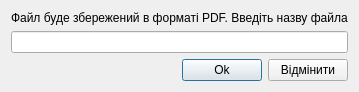
<?xml version="1.0" encoding="UTF-8"?>
<ui version="4.0">
 <class>FileName</class>
 <widget class="QDialog" name="FileName">
  <property name="geometry">
   <rect>
    <x>0</x>
    <y>0</y>
    <width>328</width>
    <height>90</height>
   </rect>
  </property>
  <property name="sizePolicy">
   <sizepolicy hsizetype="Preferred" vsizetype="Fixed">
    <horstretch>0</horstretch>
    <verstretch>0</verstretch>
   </sizepolicy>
  </property>
  <property name="windowTitle">
   <string>Назва файла</string>
  </property>
  <layout class="QGridLayout" name="gridLayout">
   <item row="0" column="0">
    <layout class="QVBoxLayout" name="verticalLayout">
     <item>
      <widget class="QLabel" name="label">
       <property name="text">
        <string>Файл буде збережений в форматі PDF. Введіть назву файла</string>
       </property>
      </widget>
     </item>
     <item>
      <widget class="QLineEdit" name="lineEdit"/>
     </item>
     <item>
      <layout class="QHBoxLayout" name="horizontalLayout">
       <item>
        <spacer name="horizontalSpacer">
         <property name="orientation">
          <enum>Qt::Horizontal</enum>
         </property>
         <property name="sizeHint" stdset="0">
          <size>
           <width>40</width>
           <height>20</height>
          </size>
         </property>
        </spacer>
       </item>
       <item>
        <widget class="QPushButton" name="ok">
         <property name="text">
          <string>Оk</string>
         </property>
        </widget>
       </item>
       <item>
        <widget class="QPushButton" name="cancel">
         <property name="text">
          <string>Відмінити</string>
         </property>
        </widget>
       </item>
      </layout>
     </item>
    </layout>
   </item>
  </layout>
 </widget>
 <resources/>
 <connections/>
</ui>
